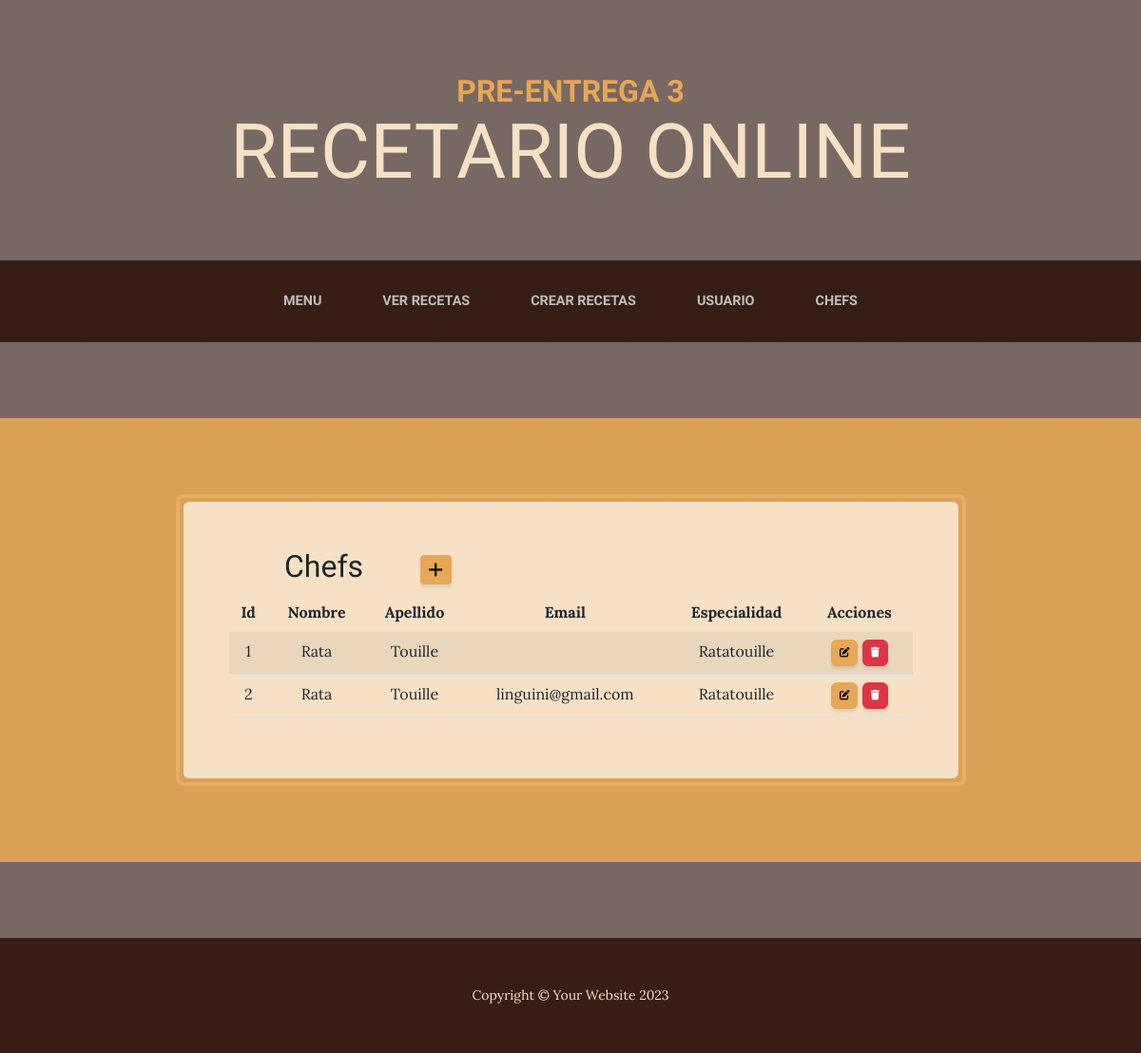
Page /aplicacion/chefs/ on the earlier database version.
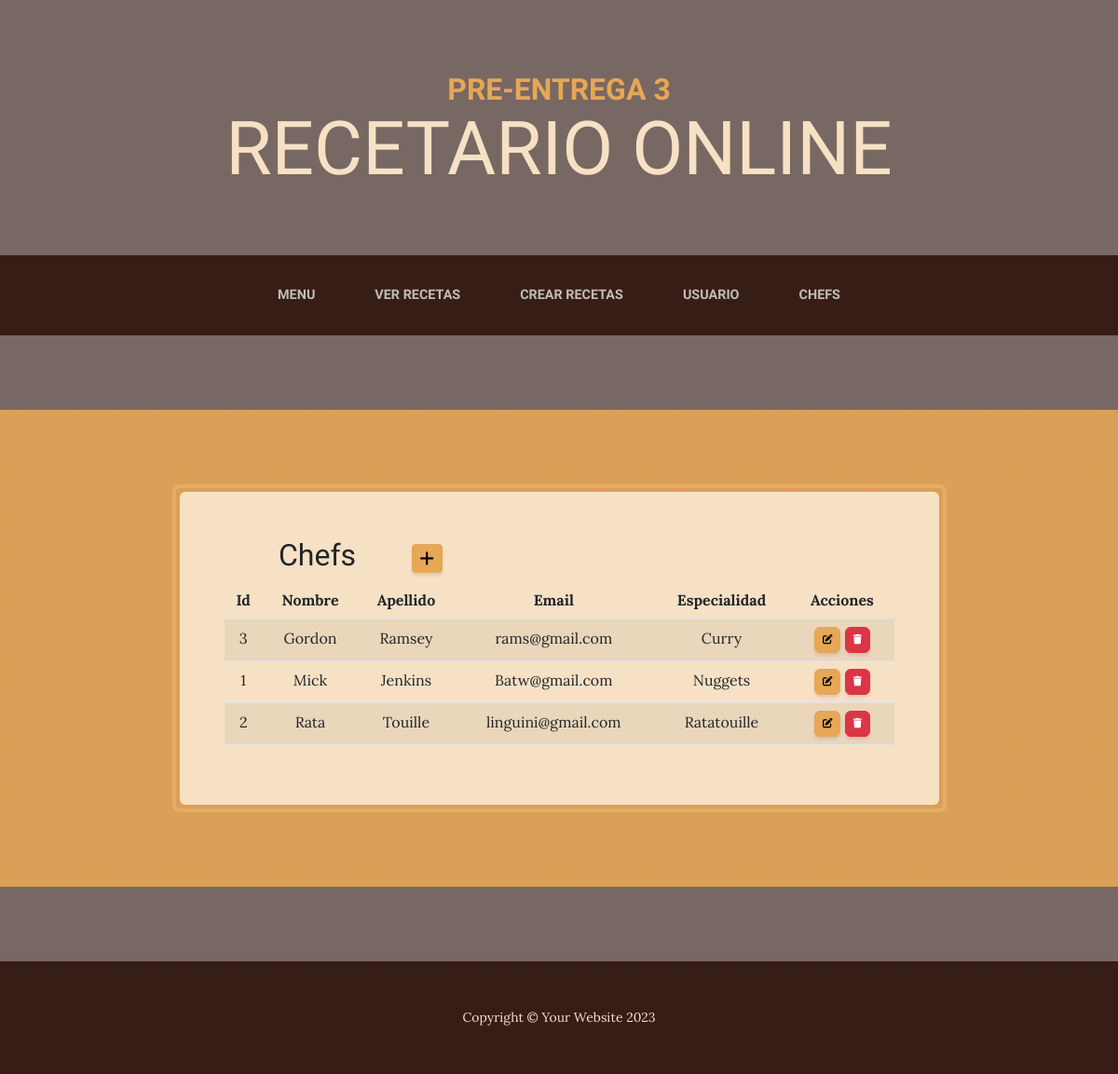
Same page on the later database version.
### aplicacion/models.py (models this page shows, shortened)
class Chef(models.Model):
    nombre = models.CharField(max_length=50)
    apellido = models.CharField(max_length=50)
    email = models.EmailField()
    especialidad = models.CharField(max_length=50)
    class Meta:
        verbose_name = "Chef"
        verbose_name_plural = "Chefs"
        ordering = ['nombre']

### aplicacion/views.py (the view)
# urls.py: path('chefs/', chefs, name="chefs"),
def chefs(request):
    contexto = {'chefsito': Chef.objects.all()}
    return render(request, "aplicacion/chefs.html", contexto)

### aplicacion/templates/aplicacion/chefs.html (shortened to what this page needs)
{% extends 'aplicacion/home3.html' %}
{%block chef%}
<table>
    <tr>
        <td width="200"><h2>Chefs</h2></td>
        <td>
            <a
            href="{% url 'chef_Form' %}"
            class="btn btn-primary btn-sm"
            >
            </a>
        </td>
    </tr>
</table>
    <table class="table table-striped">
        <thead>
            <tr>
                <th>Id</th>
                <th>Nombre</th>
                <th>Apellido</th>
                <th>Email</th>
                <th>Especialidad</th>
                <th>Acciones</th>
            </tr>
        </thead>
        <tbody>
            {% for z in chefsito %}
                    <tr>
                        <td>{{ z.id }}</td>
                        <td>{{ z.nombre }}</td>
                        <td>{{ z.apellido }}</td>
                        <td>{{ z.email }}</td>
                        <td>{{ z.especialidad }}</td>
                        <td>
                            <a
                              href="{% url 'chefActualizar' z.id %}"
                              class="btn btn-primary"
                              style="--bs-btn-padding-y: .25rem; --bs-btn-padding-x: .5rem; --bs-btn-font-size: .75rem;"
                              >
                            </a>
                            <a
                              href="{% url 'chefBorrar' z.id %}"
                              class="btn btn-danger"
                              style="--bs-btn-padding-y: .25rem; --bs-btn-padding-x: .5rem; --bs-btn-font-size: .75rem;"
                              >
                            </a>
                          </td>
                    </tr>
            {% endfor %}
        </tbody>
    </table>
{%endblock chef%}

Differences in the rows shown:
added Chef: id "3", nombre "Gordon", apellido "Ramsey", email "rams@gmail.com", especialidad "Curry"
changed Chef id 1: nombre "Rata" → "Mick"; apellido "Touille" → "Jenkins"; email (not shown) → "Batw@gmail.com"; especialidad "Ratatouille" → "Nuggets"
